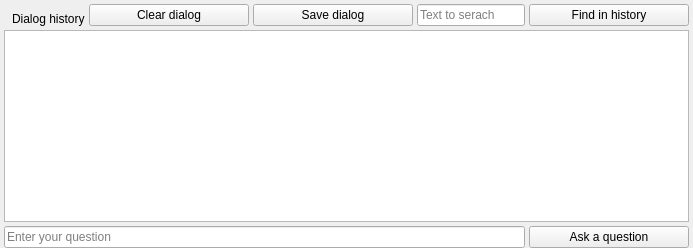
      <widget class="QWidget" name="llmPage">
       <layout class="QVBoxLayout" name="verticalLayout">
        <property name="spacing">
         <number>4</number>
        </property>
        <property name="leftMargin">
         <number>4</number>
        </property>
        <property name="topMargin">
         <number>4</number>
        </property>
        <property name="rightMargin">
         <number>4</number>
        </property>
        <property name="bottomMargin">
         <number>0</number>
        </property>
        <item>
         <layout class="QHBoxLayout" name="buttonLayout" stretch="2,1,1,4,1">
          <property name="spacing">
           <number>4</number>
          </property>
          <property name="leftMargin">
           <number>8</number>
          </property>
          <item>
           <widget class="QLabel" name="dialogLbl">
            <property name="text">
             <string>Dialog history</string>
            </property>
            <property name="alignment">
             <set>Qt::AlignmentFlag::AlignBottom|Qt::AlignmentFlag::AlignLeading|Qt::AlignmentFlag::AlignLeft</set>
            </property>
           </widget>
          </item>
          <item>
           <widget class="QPushButton" name="clearDialogBtn">
            <property name="minimumSize">
             <size>
              <width>160</width>
              <height>0</height>
             </size>
            </property>
            <property name="text">
             <string>Clear dialog</string>
            </property>
            <property name="icon">
             <iconset resource="../res/petcore.qrc">
              <normaloff>:/images/clear_dialog</normaloff>:/images/clear_dialog</iconset>
            </property>
           </widget>
          </item>
          <item>
           <widget class="QPushButton" name="saveDialogBtn">
            <property name="minimumSize">
             <size>
              <width>160</width>
              <height>0</height>
             </size>
            </property>
            <property name="text">
             <string>Save dialog</string>
            </property>
            <property name="icon">
             <iconset resource="../res/petcore.qrc">
              <normaloff>:/images/save_dialog</normaloff>:/images/save_dialog</iconset>
            </property>
           </widget>
          </item>
          <item>
           <widget class="QLineEdit" name="findTextEdit">
            <property name="placeholderText">
             <string>Text to serach</string>
            </property>
           </widget>
          </item>
          <item>
           <widget class="QPushButton" name="findTextBtn">
            <property name="minimumSize">
             <size>
              <width>160</width>
              <height>0</height>
             </size>
            </property>
            <property name="text">
             <string>Find in history</string>
            </property>
            <property name="icon">
             <iconset resource="../res/petcore.qrc">
              <normaloff>:/images/search</normaloff>:/images/search</iconset>
            </property>
           </widget>
          </item>
         </layout>
        </item>
        <item>
         <widget class="QPlainTextEdit" name="dialogEdit"/>
        </item>
        <item>
         <layout class="QHBoxLayout" name="questionLayout">
          <property name="spacing">
           <number>4</number>
          </property>
          <item>
           <widget class="QLineEdit" name="questionEdit">
            <property name="placeholderText">
             <string>Enter your question</string>
            </property>
           </widget>
          </item>
          <item>
           <widget class="QPushButton" name="askBtn">
            <property name="minimumSize">
             <size>
              <width>160</width>
              <height>0</height>
             </size>
            </property>
            <property name="text">
             <string>Ask a question</string>
            </property>
            <property name="icon">
             <iconset resource="../res/petcore.qrc">
              <normaloff>:/images/question</normaloff>:/images/question</iconset>
            </property>
           </widget>
          </item>
         </layout>
        </item>
       </layout>
      </widget>
